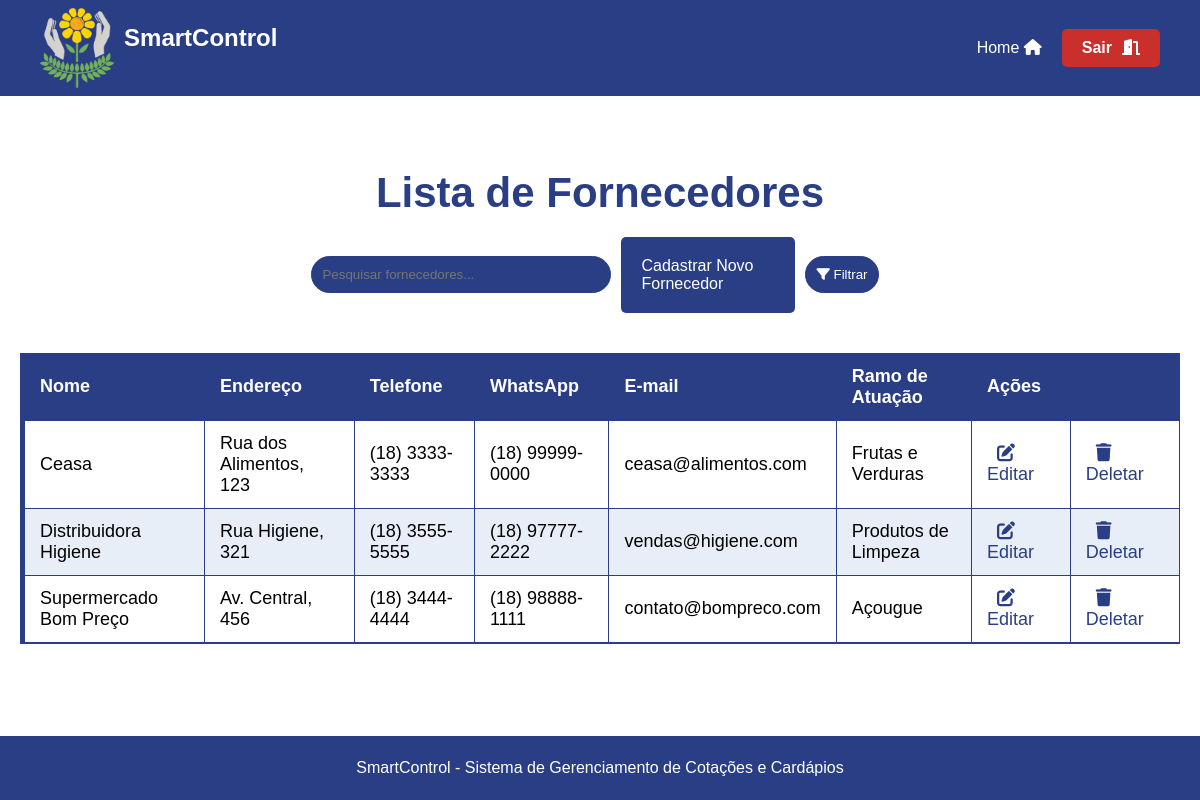
Before: /assets/view/pages/fornecedores/listarFornecedores/listarFornecedores.php (signed in) with the older database file.
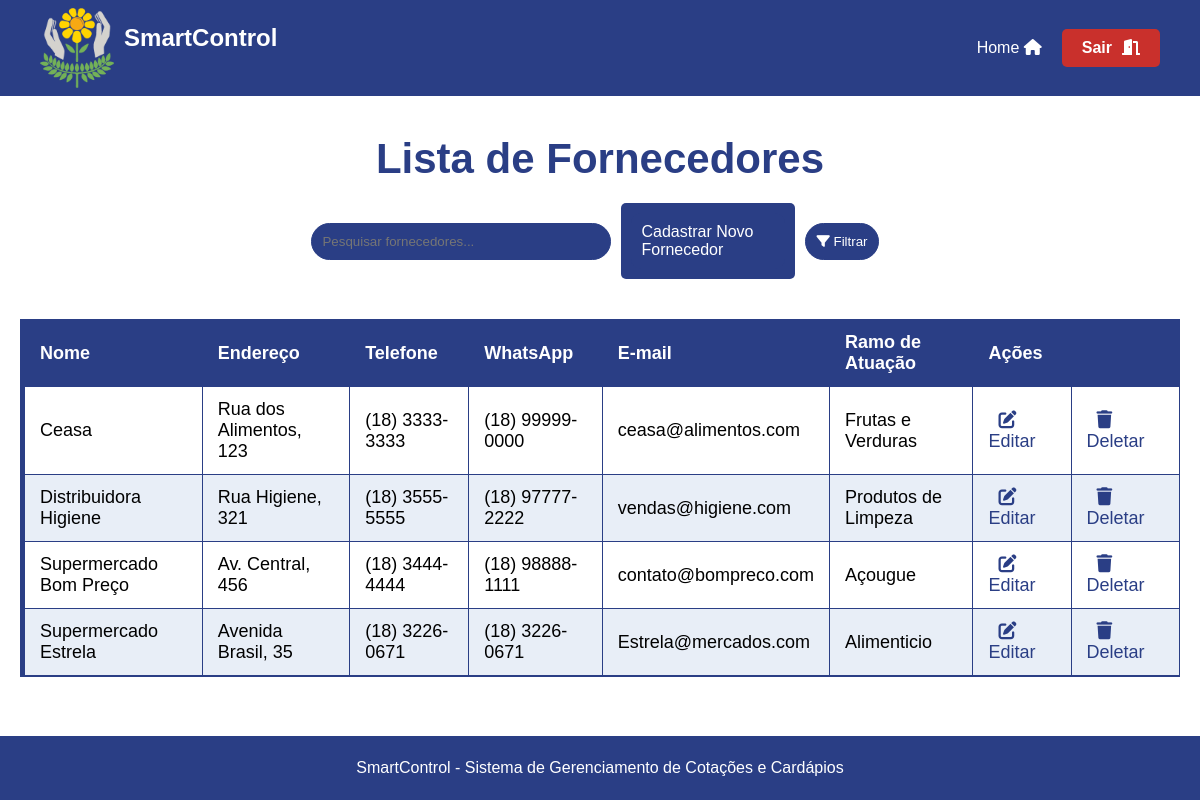
After: the same page with the newer database file.
### tables this page shows
CREATE TABLE `fornecedores` (
  `id` int(11) NOT NULL,
  `nome` varchar(100) NOT NULL,
  `endereco` varchar(255) DEFAULT NULL,
  `telefone` varchar(15) DEFAULT NULL,
  `whatsapp` varchar(15) DEFAULT NULL,
  `email` varchar(100) DEFAULT NULL,
  `ramo_atuacao` varchar(100) DEFAULT NULL,
  `data_criacao` timestamp NOT NULL DEFAULT current_timestamp()
);

### assets/model/pdo/DataBase.php (called while the page is built, shortened)
<?php
class Database {
    private $host = 'localhost';
    private $dbname = 'sistema_apae';
    private $username = 'root';
    private $password = '';
    public $conn;
    public function __construct()
    {
        try {
            $this->conn = new PDO("mysql:host=$this->host;dbname=$this->dbname", $this->username, $this->password);
            $this->conn->setAttribute(PDO::ATTR_ERRMODE, PDO::ERRMODE_EXCEPTION);
        } catch (PDOException $exception) {
            echo "Erro na conexão: " . $exception->getMessage();
        }
    }
    public function read($table, $columns = "*", $id = null) {
        $sql = "SELECT $columns FROM $table";
        try {
            $stmt = $this->conn->prepare($sql);
            $stmt->execute();
            return $stmt->fetchAll(PDO::FETCH_ASSOC);
        } catch (PDOException $exception) {
            echo "Erro ao ler: " . $exception->getMessage();
            return false;
        }
    }
}
?>

### assets/controller/fornecedorController.php (called while the page is built, shortened)
<?php
require_once __DIR__ . '/../model/pdo/DataBase.php';
require_once __DIR__ . '/../model/Fornecedor.php';
class ControladorFornecedor{
    private $bd;
    public function __construct() {
        $this->bd = new Database();
    }
    public function verFornecedor(){
        $todosFornecedores = $this->bd->read("fornecedores");
        $arr = [];
        foreach($todosFornecedores as $fornecedor){
            $novoFornecedor = new Fornecedor($fornecedor['id'], $fornecedor['nome'],$fornecedor['endereco'], $fornecedor['telefone'], $fornecedor['whatsapp'], $fornecedor['email'], $fornecedor['ramo_atuacao'], $fornecedor['data_criacao']);
            $arr[] = $novoFornecedor;
        }
        return $arr;
    }
}
?>

### assets/model/Fornecedor.php (called while the page is built, shortened)
<?php
class Fornecedor {
    private $id;
    private $nome;
    private $endereco;
    private $telefone;
    private $whatsapp;
    private $email;
    private $ramo_atuacao;
    public function __construct($id, $nome, $endereco, $telefone, $whatsapp, $email, $ramo_atuacao, $data_criacao) {
        $this->id = $id;
        $this->nome = $nome;
        $this->endereco = $endereco;
        $this->telefone = $telefone;
        $this->whatsapp = $whatsapp;
        $this->email = $email;
        $this->ramo_atuacao = $ramo_atuacao;
    }
    public function getId() {
        return $this->id;
    }
    public function getNome() {
        return $this->nome;
    }
    public function getEndereco() {
        return $this->endereco;
    }
    public function getTelefone() {
        return $this->telefone;
    }
    public function getWhatsapp() {
        return $this->whatsapp;
    }
    public function getEmail() {
        return $this->email;
    }
    public function getRamo() {
        return $this->ramo_atuacao;
    }
}
?>

### assets/view/pages/fornecedores/listarFornecedores/listarFornecedores.php (the view, shortened to what the changed rows need)
<?php
require_once __DIR__ . "/../../../../controller/fornecedorController.php";
require_once __DIR__ . "/../../../../controller/pageController.php";
$controler = new ControladorFornecedor();
?>
<!DOCTYPE html>
<html lang="pt-br">
<head>
    <link rel="stylesheet" href="../../styles/ListarStyle.css">
    <link rel="stylesheet" href="https://cdnjs.cloudflare.com/ajax/libs/font-awesome/6.0.0-beta3/css/all.min.css">
</head>
<body>
<main>
    <h1>Lista de Fornecedores</h1>
    <table>
        <thead>
            <tr>
                <th>Nome</th>
                <th>Endereço</th>
                <th>Telefone</th>
                <th>WhatsApp</th>
                <th>E-mail</th>
                <th>Ramo de Atuação</th>
                <th colspan="2">Ações</th>
            </tr>
        </thead>
        <tbody id="supplier-table-body">
            <?php
            $fornecedores = $controler->verFornecedor();
            usort($fornecedores, function($a, $b) {
                return strcmp($a->getNome(), $b->getNome());
            });
            if ($fornecedores) {
                foreach ($fornecedores as $fornecedor) {
                    echo "<tr>";
                    echo "<td>{$fornecedor->getNome()}</td>";
                    echo "<td>{$fornecedor->getEndereco()}</td>";
                    echo "<td>{$fornecedor->getTelefone()}</td>";
                    echo "<td>{$fornecedor->getWhatsapp()}</td>";
                    echo "<td>{$fornecedor->getEmail()}</td>";
                    echo "<td>{$fornecedor->getRamo()}</td>";
                    echo "<td><a href='../editarFornecedores/editFornecedores.php?id={$fornecedor->getId()}'class='acao-editar'><i class='fas fa-edit'></i> Editar</a></td>";
                    echo "<td><a href='../deleteFornecedores/delFornecedores.php?id={$fornecedor->getId()}'class='acao-deletar'><i class='fas fa-trash'></i> Deletar</a></td>";
                    echo "</tr>";
                }
            } else {
                echo "<tr><td colspan='7'>Nenhum fornecedor encontrado.</td></tr>";
            }
            ?>
        </tbody>
    </table>
</main>
</body>
</html>

Changed rows visible on the page:
added fornecedores: nome "Supermercado Estrela", endereco "Avenida Brasil, 35", telefone "(18) 3226-0671", whatsapp "(18) 3226-0671", email "Estrela@mercados.com", ramo_atuacao "Alimenticio"
